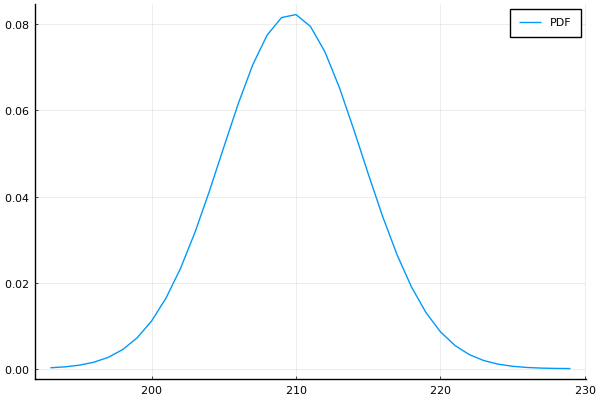

Julia code for this plot:
# plot gaussian probabilistic distribution
# using probability density function

module GaussProbDistPdf
    using Plots, Distributions
    pyplot()

    function main(is_test=false)
        norm_dist = Normal(209.7, 4.84) # mu, std_dev

        zs = Array(193:229)
        ys = [pdf(norm_dist, z) for z in zs]
        plot(zs, ys, label="PDF")

        if is_test == false
            save_path = joinpath(split(@__FILE__, "src")[1], "src/prob_stats/prob_model/gauss_prob_dist_pdf/gauss_prob_dist_pdf.png")
            savefig(save_path)
        end
    end
end